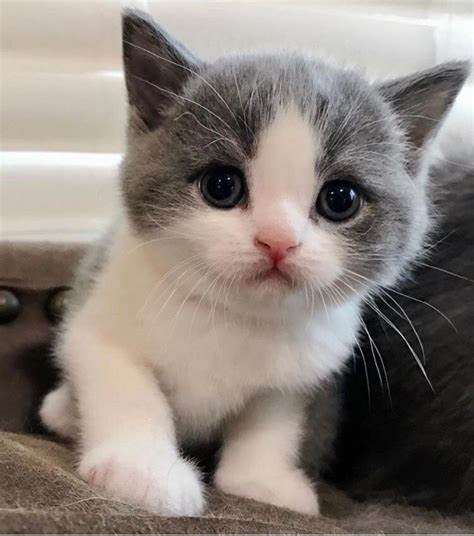
#> input picture photos/cat.jpeg, 474 x 536 px
$ python transformation.py
#> lines starting #> are read from the running program, lines starting #| are printed output that depends on the picture
import cv2 as cv
import numpy as np

img = cv.imread('./photos/cat.jpeg')
#> img is the input picture: shape (536, 474, 3); mean B, G, R 122.1, 128.6, 138
cv.imshow('cat',img)

def translate(img,x_axis,y_axis):
#> called with x_axis = -100, y_axis = 100
    transMat = np.float32([[1,0,x_axis],[0,1,y_axis]])
    dimensions = (img.shape[1], img.shape[0])
#> dimensions = (474, 536)
    return cv.warpAffine(img, transMat, dimensions)
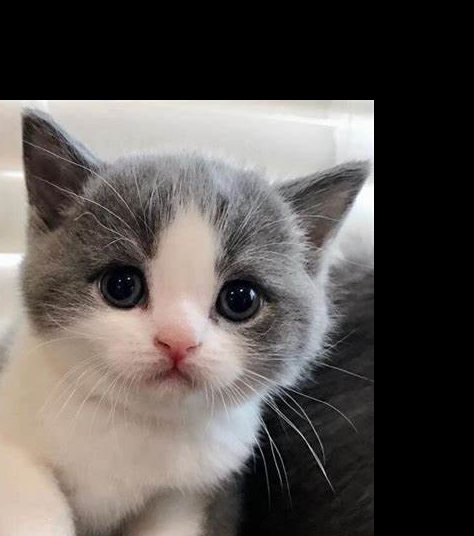
#> returned value: shape (536, 474, 3); mean of channels 0, 1, 2 80.7, 83.9, 89.3; drawn as B, G, R


# -x --> left
# x --> right
# -y --> up
# y --> down
translated = translate(img ,-100,  100)
cv.imshow('translated image',translated)


#Rotation
def rotate(img, angle, rotPoint=None):
#> called with angle = -45
    (height,width) = img.shape[0:2]
#> height = 536; width = 474

    if rotPoint is None:
        rotPoint = (width//2,height//2)
#> rotPoint = (237, 268)


    rotMat = cv.getRotationMatrix2D(rotPoint, angle , 1.0)
    dimensions = (width ,height)
#> dimensions = (474, 536)

    return cv.warpAffine(img, rotMat, dimensions)
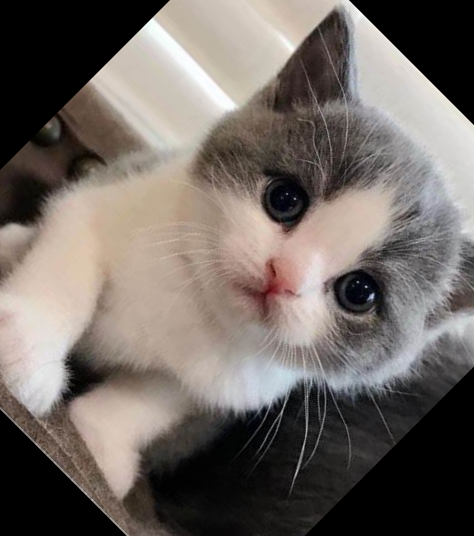
#> returned value: shape (536, 474, 3); mean of channels 0, 1, 2 99.4, 104.6, 112.5; drawn as B, G, R

rotated = rotate(img , -45)
cv.imshow("rotated image",rotated)

rotated_rotated = rotate(rotated, -45)
#> call 2 of rotate, with angle = -45
#> in rotate (call 2), `return cv.warpAffine(img, rotMat, dimensions)`:
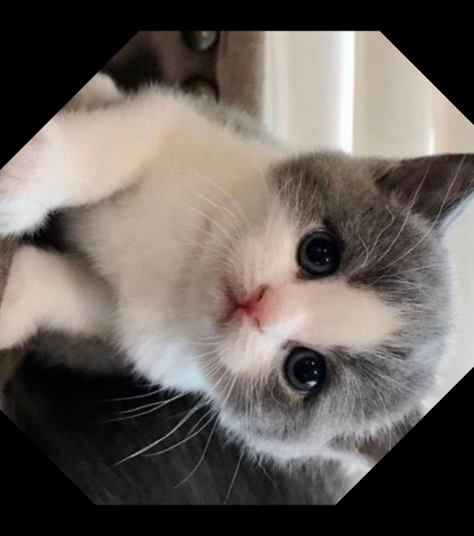
#> returned value: shape (536, 474, 3); mean of channels 0, 1, 2 92, 96.8, 104.2; drawn as B, G, R
cv.imshow("rotated_rotated image",rotated_rotated)
# Resizing

resized = cv.resize(img , (500,500), interpolation=cv.INTER_CUBIC)
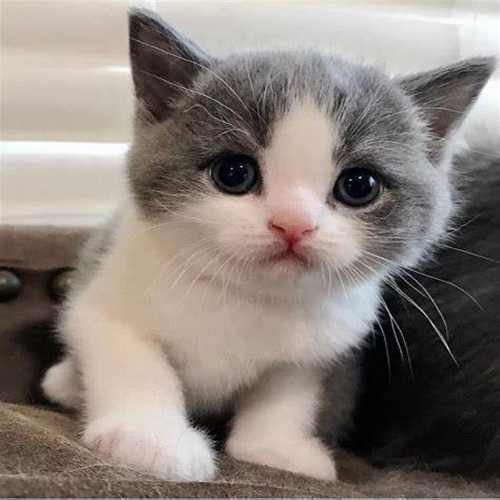
#> resized: shape (500, 500, 3); mean B, G, R 122.1, 128.6, 137.9
cv.imshow('Resized', resized)

# flipping
flip = cv.flip(img ,-1) # 1 = horizontal flip
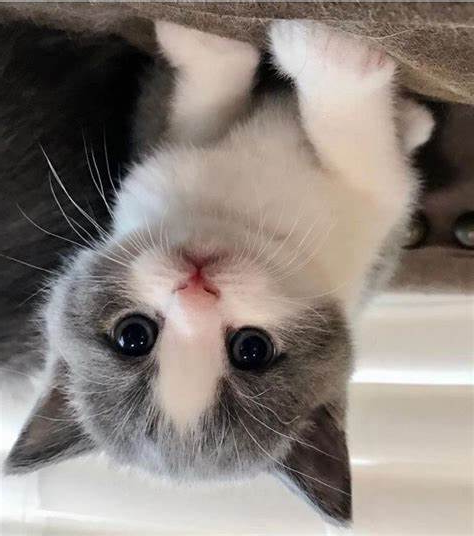
#> flip: shape (536, 474, 3); mean B, G, R 122.1, 128.6, 138
#  -1 = vertical flip as well as horizontal
cv.imshow('flip',flip)

# cropping

cropped = img[200:400, 300:400]
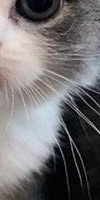
#> cropped: shape (200, 100, 3); mean B, G, R 114.3, 113, 115.7
cv.imshow('Cropped', cropped)

cv.waitKey(0)

$ run again, with photos/cute-kitten-4k-im.jpg copied over photos/cat.jpeg
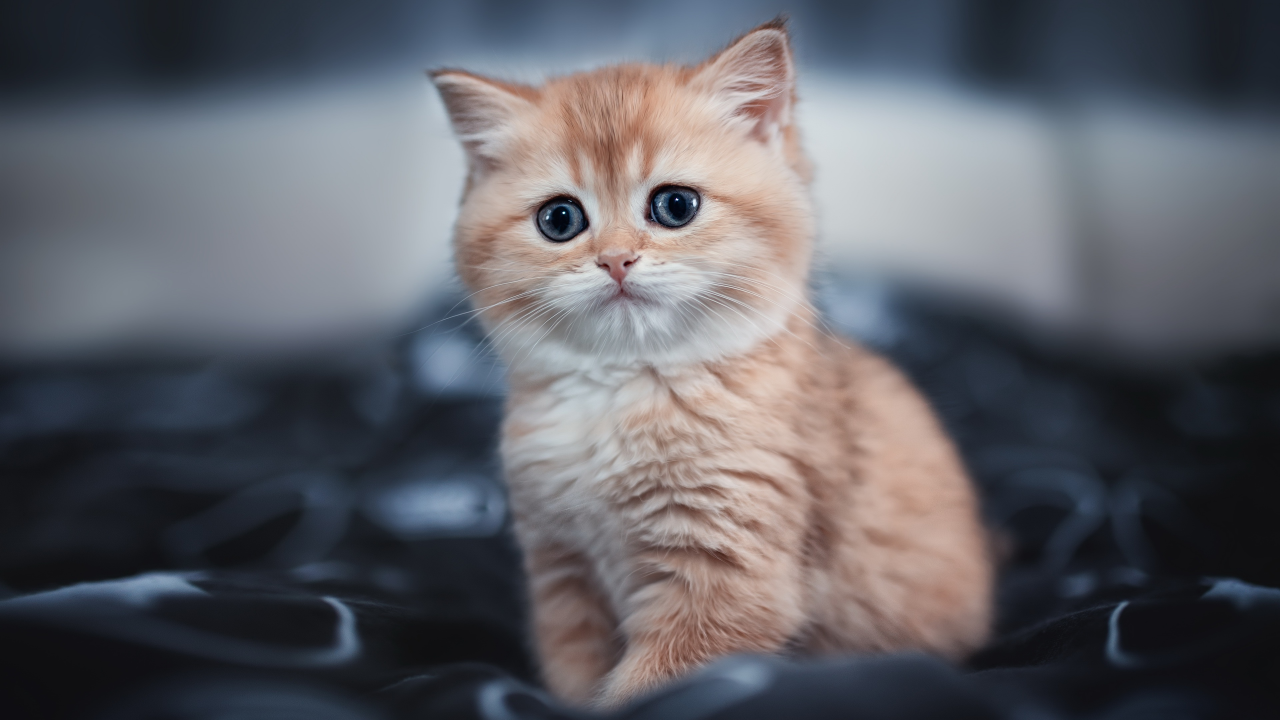
#> input picture photos/cute-kitten-4k-im.jpg, 3840 x 2160 px (shown at 1/3 size)
#> img is the input picture: shape (2160, 3840, 3); mean B, G, R 102, 95.5, 94.7
#> `flip = cv.flip(img ,-1)`:
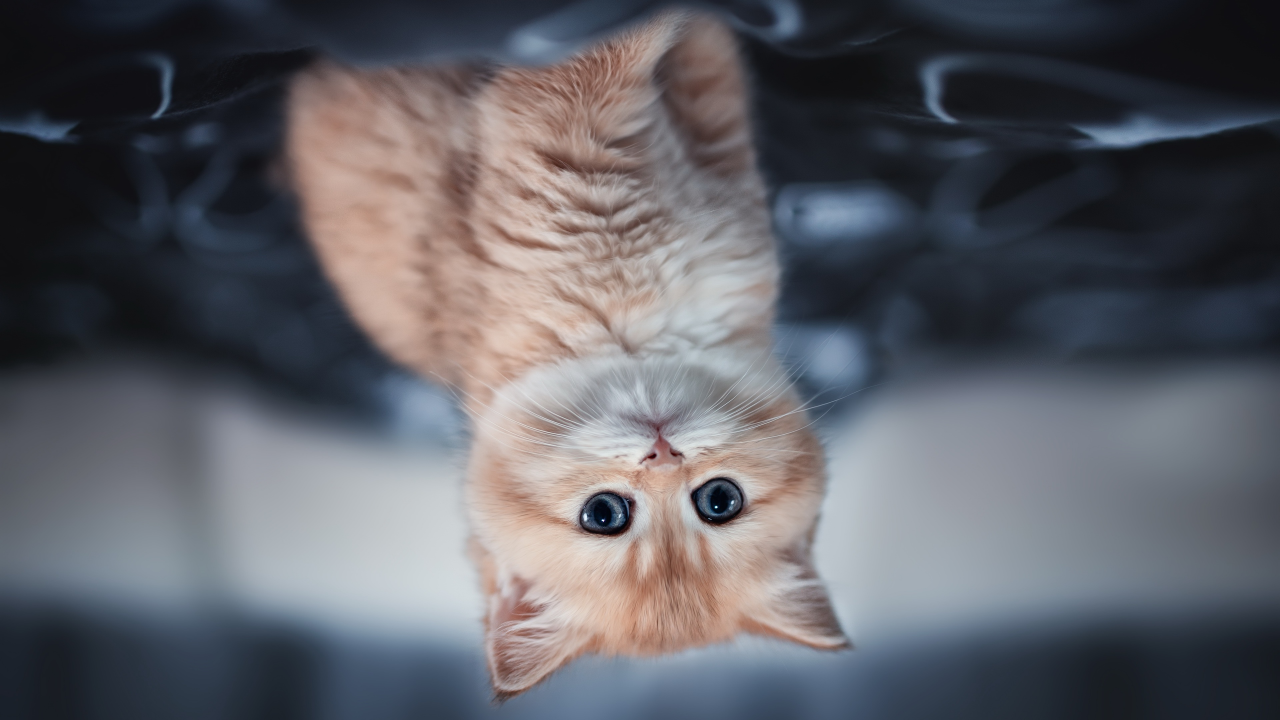
#> flip: shape (2160, 3840, 3) (shown at 1/3 size); mean B, G, R 102, 95.5, 94.7
#> `cropped = img[200:400, 300:400]`:
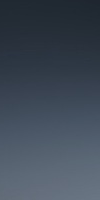
#> cropped: shape (200, 100, 3); mean B, G, R 86.7, 73.7, 63.2
